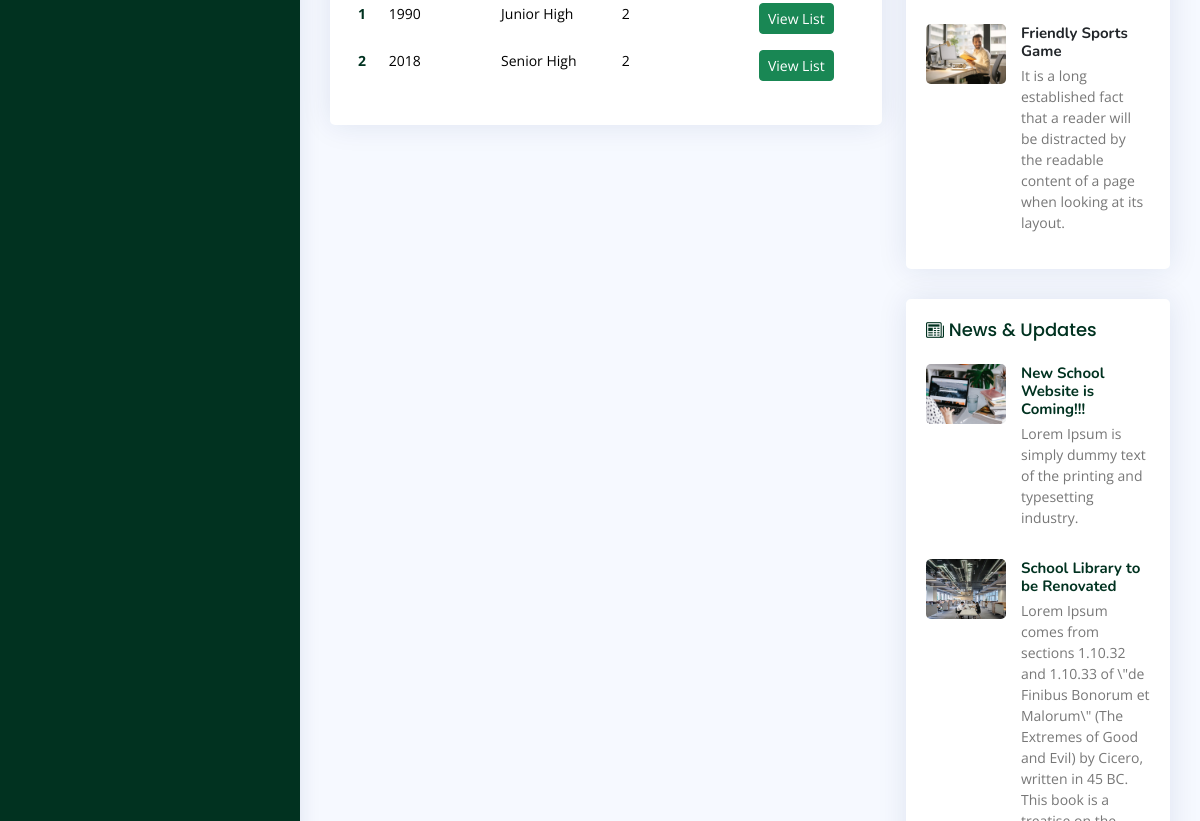
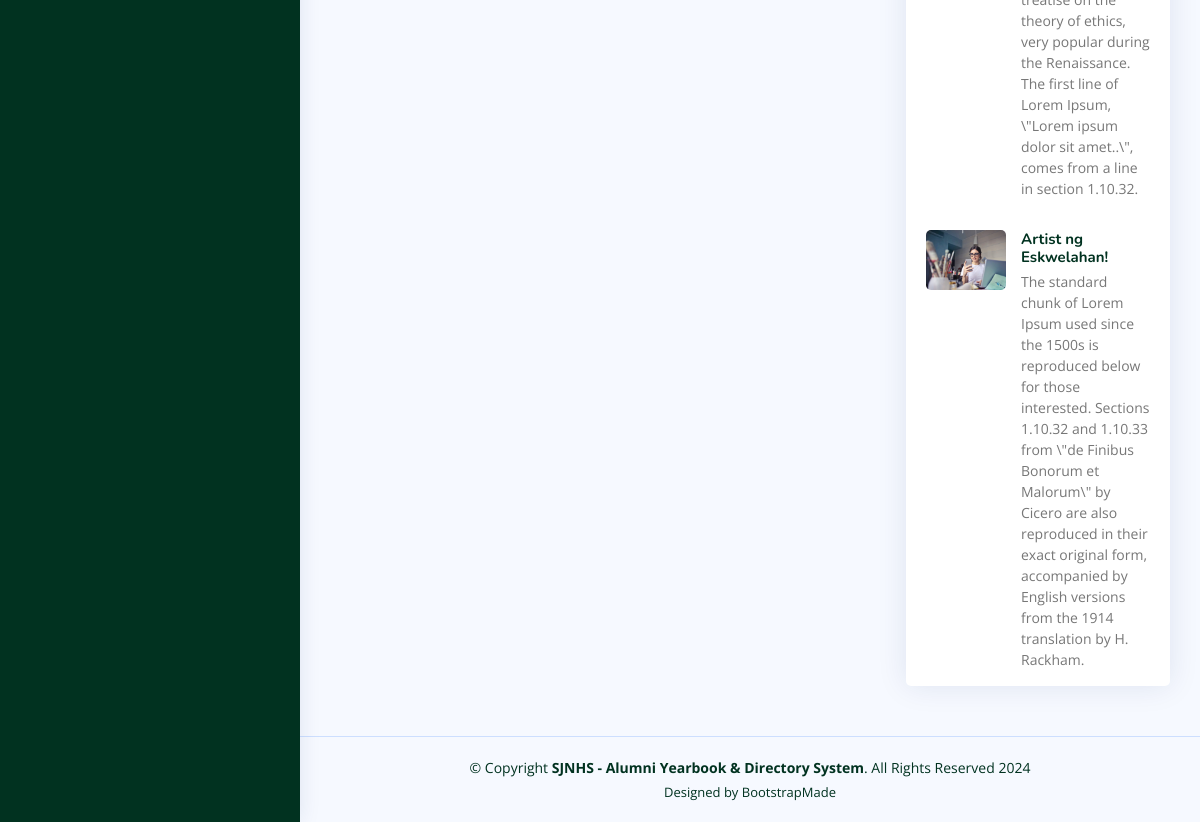
The app's page /admin/dashboard.php (signed in, lower part), older data (2 pictures, top to bottom).
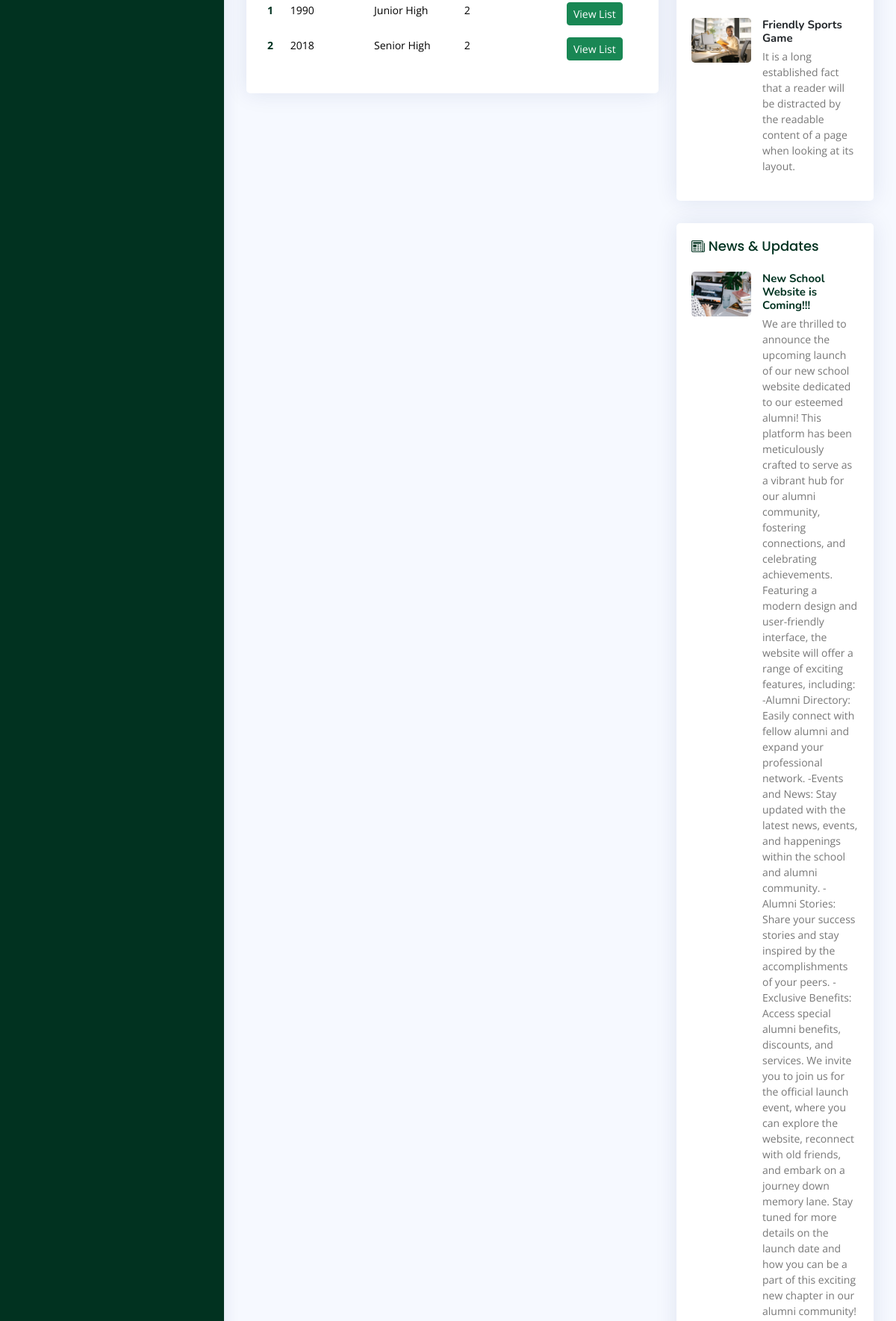
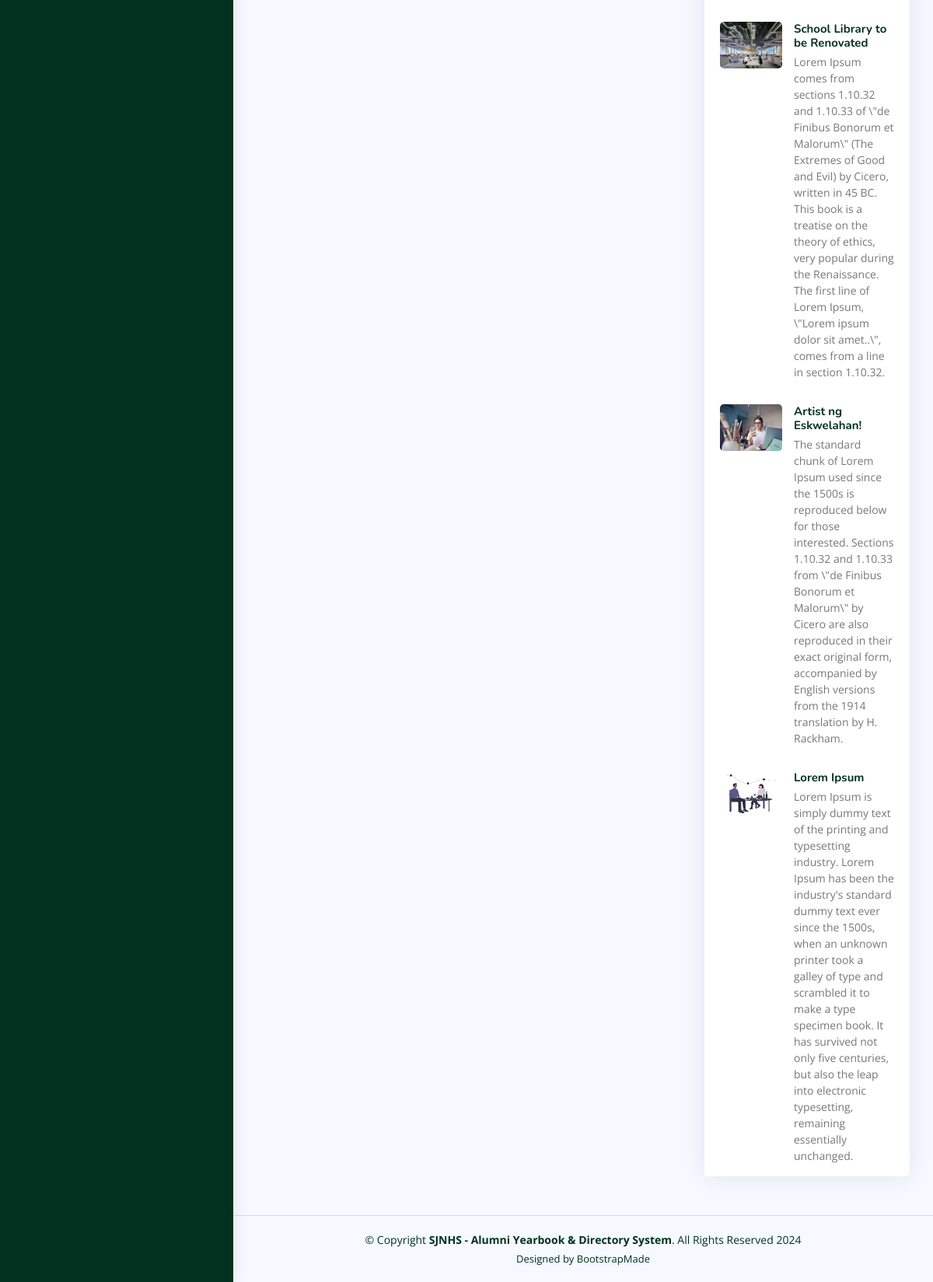
The same page, newer data (2 pictures, top to bottom).
### tables this page shows
CREATE TABLE `events` (
  `id` int(11) UNSIGNED NOT NULL,
  `eventsCode` varchar(255) NOT NULL,
  `eventName` varchar(255) NOT NULL,
  `eventDate` date NOT NULL,
  `eventStatus` int(11) NOT NULL,
  `eventLocation` varchar(255) NOT NULL,
  `eventDescription` text NOT NULL,
  `eventPicture` varchar(255) NOT NULL,
  `date_created` date NOT NULL DEFAULT current_timestamp()
);

CREATE TABLE `news` (
  `id` int(11) NOT NULL,
  `newsCode` varchar(255) NOT NULL,
  `title` varchar(255) NOT NULL,
  `content` text NOT NULL,
  `publication_date` date NOT NULL,
  `newsStatus` int(11) NOT NULL,
  `newsPicture` varchar(255) NOT NULL,
  `date_created` timestamp NOT NULL DEFAULT current_timestamp()
);

### admin/dashboard.php (the view, shortened to what the changed rows need)
<?php
include_once 'includes/header.php';
include "includes/conn.php";
?>
<main id="main" class="main">
    <section class="section dashboard">
        <div class="row">
            <div class="col-lg-8">
                <div class="row">
                    <div class="col-12">
                        <div class="card batch-list overflow-auto">
                            <div class="card-body">
                                <table class="table table-borderless datatable">
                                    <tbody>
                                        <?php
                                        $batchNumber = 1;
                                        $sql = "SELECT `year_graduated` AS batch_year, COUNT(`id`) AS num_members FROM `alumni_jhs` GROUP BY `year_graduated`";
                                        $result = mysqli_query($conn, $sql);
                                        while ($row = mysqli_fetch_assoc($result)) {
                                            echo "<tr>";
                                            echo "<th scope='row'><a href='#'>$batchNumber</a></th>";
                                            echo "<td>{$row['batch_year']}</td>";
                                            echo "<td>Junior High</td>";
                                            echo "<td>{$row['num_members']}</td>";
                                            echo "<td><a href='alumni-jhs-view.php?batch={$row['batch_year']}' class='btn btn-sm btn-success text-white'>View List</a></td>";
                                            echo "</tr>";
                                            $batchNumber++;
                                        }
                                        $sql = "SELECT `year_graduated` AS batch_year, COUNT(`id`) AS num_members FROM `alumni_shs` GROUP BY `year_graduated`";
                                        $result = mysqli_query($conn, $sql);
                                        while ($row = mysqli_fetch_assoc($result)) {
                                            echo "<tr>";
                                            echo "<th scope='row'><a href='#'>$batchNumber</a></th>";
                                            echo "<td>{$row['batch_year']}</td>";
                                            echo "<td>Senior High</td>";
                                            echo "<td>{$row['num_members']}</td>";
                                            echo "<td><a href='alumni-shs-view.php?batch={$row['batch_year']}' class='btn btn-sm btn-success text-white'>View List</a></td>";
                                            echo "</tr>";
                                            $batchNumber++;
                                        }
                                        ?>
                                    </tbody>
                                </table>
                            </div>
                        </div>
                    </div>
                </div>
            </div>
            <div class="col-lg-4">
                <div class="card">
                    <div class="card-body">
                        <div class="events">
                            <?php
                            $sql = "SELECT * FROM `events` WHERE `eventStatus` IN (1, 2)";
                            $result = mysqli_query($conn, $sql);
                            if (mysqli_num_rows($result) > 0) {
                                echo '<div class="events">';
                                while ($row = mysqli_fetch_assoc($result)) {
                                    echo '
                                        <div class="post-item clearfix">
                                            <img src="' . $row['eventPicture'] . '" alt="">
                                            <h4>'. $row['eventName'] . '</h4>
                                            <p>' . $row['eventDescription'] . '</p>
                                        </div>';
                                }
                                echo '</div>';
                            } else {
                                echo 'No events found';
                            }
                            ?>
                        </div>
                    </div>
                </div>
                <div class="card">
                    <div class="card-body pb-0">
                        <div class="news">
                            <?php
                            $sql = "SELECT * FROM `news` WHERE `newsStatus` = 1";
                            $result = mysqli_query($conn, $sql);
                            if (mysqli_num_rows($result) > 0) {
                                echo '<div class="news">';
                                while ($row = mysqli_fetch_assoc($result)) {
                                    echo '
                                        <div class="post-item clearfix">
                                            <img src="' . $row['newsPicture'] . '" alt="">
                                            <h4><a href="#">' . $row['title'] . '</a></h4>
                                            <p>' . $row['content'] . '</p>
                                        </div>';
                                }
                                echo '</div>';
                            } else {
                                echo 'No news found';
                            }
                            ?>
                        </div>
                    </div>
                </div>
            </div>
        </div>
    </section>
</main>
<?php
include_once 'includes/footer.php';
?>

Row changes from the older to the newer data that the page shows:
changed news "New School Website is Coming!!!": content "Lorem Ipsum is simply dummy text of the printing and typesetting industry." → "We are thrilled to announce the upcoming launch of our new school website dedicated to our esteemed alumni! This platform has been meticulously crafted to serve as a vibrant hub for our alumni community, fostering connections, and celebrating achievements. Featuring a modern design and user-friendly interface, the website will offer a range of exciting features, including: -Alumni Directory: Easily connect with fellow alumni and expand your professional network. -Events and News: Stay updated with the latest news, events, and happenings within the school and alumni community. -Alumni Stories: Share your success stories and stay inspired by the accomplishments of your peers. -Exclusive…"
now on this page (row edited): news: newsPicture (picture), title "Lorem Ipsum", content "Lorem Ipsum is simply dummy text of the printing and typesetting industry. Lorem Ipsum has been the industry's standard dummy text ever since the 1500s, when an unknown printer took a galley of type and scrambled it to make a type specimen book. It has survived not only five centuries, but also the leap into electronic typesetting, remaining essentially unchanged."
